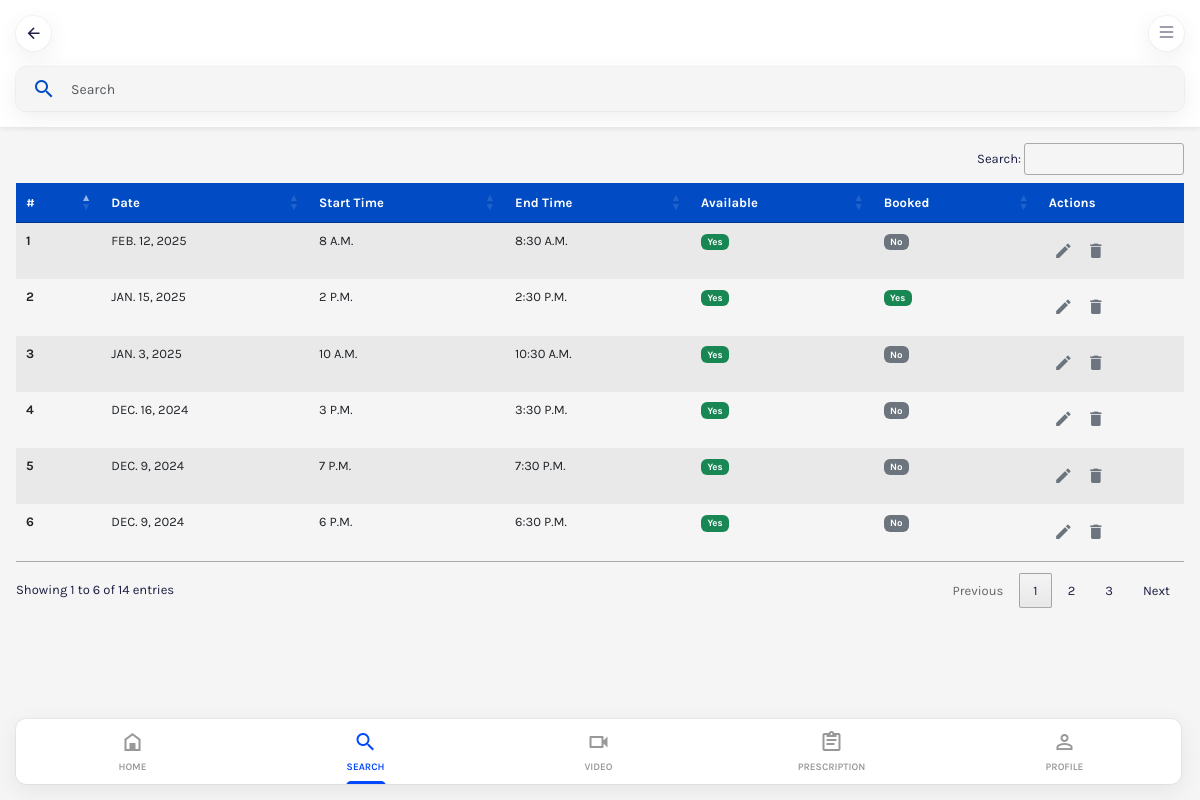
The app's page /doctors/list_slots/ (signed in) with its own data.
### patients/models.py (models this page shows, shortened)
class AppointmentSlot(models.Model):
    doctor = models.ForeignKey(DoctorProfile, on_delete=models.CASCADE, related_name="available_slots")
    date = models.DateField()
    start_time = models.TimeField()
    end_time = models.TimeField()
    is_available = models.BooleanField(default=True)
    is_booked = models.BooleanField(default=False)
    in_progress = models.BooleanField(default=False)
    created_at = models.DateTimeField(auto_now_add=True)
    updated_at = models.DateTimeField(auto_now=True)
    room_id = models.CharField(max_length=255, blank=True, null=True)
    class Meta:
        unique_together = ('doctor', 'date', 'start_time')

### doctors/views.py (the view, shortened to what this page needs)
# urls.py: path('list_slots/', SlotListView.as_view(), name='list_slots'),
class SlotListView(DoctorLoginRequiredMixin, TemplateView):
    template_name ='list_slots.html'
    def get(self, request, *args, **kwargs):
        query = request.GET.get('q', '').strip().lower()
        doctor = get_object_or_404(DoctorProfile, user=self.request.user)
        slots = AppointmentSlot.objects.filter(doctor=doctor).order_by('-date', '-start_time')
        return self.render_to_response({'slots': slots, 'query': query})

### accounts/mixins.py (called while the page is built)
    def dispatch(self, request, *args, **kwargs):
        if not request.user.groups.filter(name='Doctor').exists():
            raise PermissionDenied
        return super().dispatch(request, *args, **kwargs)

### doctors/templates/list_slots.html (shortened to what this page needs)
{% extends 'base.html' %}
{% block content %}
{% load static %}
   <link rel="stylesheet" type="text/css" href="https://cdn.datatables.net/1.13.6/css/jquery.dataTables.min.css">
<body class="bg-light">
   <div class="select-area d-flex flex-column vh-100">
      <div class="bg-white shadow-sm">
         <div class="d-flex align-items-center justify-content-between mb-auto p-3 osahan-header">
            <div class="d-flex align-items-center gap-2 me-auto">
               <a href="{% url 'doctor_home' %}" class="text-dark bg-white shadow rounded-circle icon">
                  <span class="mdi mdi-arrow-left mdi-18px"></span>
               </a>
            </div>
            <div class="d-flex align-items-center gap-3">
               <a class="toggle text-muted d-flex align-items-center justify-content-center fs-5 bg-white shadow rounded-circle icon" href="#"><i
                     class="bi bi-list"></i></a>
            </div>
         </div>
         <div class="px-3 pb-3">
            <form method="get" action="{% url 'list_slots' %}">
               <div class="input-group rounded-4 shadow overflow-hidden border-0 py-1 ps-3 bg-light">
                  <span class="input-group-text bg-transparent text-muted border-0 p-0" id="search"><span class="mdi mdi-magnify mdi-24px text-primary"></span></span>
                  <input type="text" name="q" value="{{ query }}" class="form-control bg-transparent text-muted border-0 px-3 fs-14" placeholder="Search" aria-label="Search" aria-describedby="search">
               </div>
            </form>
         </div>
      </div>
      <div class="vh-100 my-auto overflow-auto body-fix-osahan-footer">
        <div class="table-responsive px-3 mt-3">
            <table class="table table-striped table-hover" id="slotsTable">
               <thead class="bg-primary text-white">
                  <tr>
                     <th scope="col">#</th>
                     <th scope="col">Date</th>
                     <th scope="col">Start Time</th>
                     <th scope="col">End Time</th>
                     <th scope="col">Available</th>
                     <th scope="col">Booked</th>
                     <th scope="col">Actions</th>
                  </tr>
               </thead>
               <tbody>
                {% for slot in slots %}
                  <tr>
                     <th scope="row">{{ forloop.counter }}</th>
                     <td class="text-uppercase">{{ slot.date }}</td>
                     <td class="text-uppercase">{{ slot.start_time }}</td>
                     <td class="text-uppercase">{{ slot.end_time }}</td>
                     <td>
                        {% if slot.is_available %}
                        <span class="badge bg-success">Yes</span>
                        {% else %}
                        <span class="badge bg-secondary">No</span>
                        {% endif %}
                     </td>
                     <td>
                        {% if slot.is_booked %}
                        <span class="badge bg-success">Yes</span>
                        {% else %}
                        <span class="badge bg-secondary">No</span>
                        {% endif %}
                     </td>
                     <td>
                        <a href="#" class="icon-btn"><i class="mdi mdi-pencil"></i></a>
                        <button class="icon-btn"><i class="mdi mdi-delete"></i></button>
                     </td>
                  </tr>
                {% endfor %}
               </tbody>
            </table>
         </div>
      </div>
      <div class="footer mt-auto p-3 fix-osahan-footer">
        <div
           class="d-flex align-items-center justify-content-between rounded-4 shadow overflow-hidden bottom-nav-main">
           <a href="{% url 'doctor_home' %}" class="col footer-bottom-nav">
              <span class="mdi mdi-home-variant-outline mdi-24px"></span>
              <span>Home</span>
           </a>
           <a href="{% url 'list_slots' %}" class="col footer-bottom-nav active">
              <span class="mdi mdi-magnify mdi-24px"></span>
              <span>Search</span>
           </a>
           <a href="{% url 'doctor_video_page' %}" class="col footer-bottom-nav">
              <span class="mdi mdi-video-outline mdi-24px"></span>
              <span>Video</span>
           </a>
           <a href="{% url 'prescription_page' %}" class="col footer-bottom-nav">
               <span class="mdi mdi-clipboard-text-outline mdi-24px"></span>
               <span>Prescription</span>
            </a>
           <a href="{% url 'doctor_profile_page' %}" class="col footer-bottom-nav">
              <span class="mdi mdi-account-outline mdi-24px"></span>
              <span>Profile</span>
           </a>
        </div>
     </div>
   </div>
{% endblock %}

### accounts/templates/base.html (shortened to what this page needs)
{% load static %}
<!DOCTYPE html>
<html lang="en">
   <head>
      <link rel="stylesheet" href="{% static 'vender/bootstrap/css/bootstrap.min.css' %}">
      <link rel="stylesheet" href="https://cdn.jsdelivr.net/npm/bootstrap-icons@1.10.3/font/bootstrap-icons.css">
      <link rel="stylesheet" href="{% static 'vender/sidebar/demo.css' %}">
      <link rel="stylesheet" href="{% static 'vender/slick/slick/slick.css' %}" />
      <link rel="stylesheet" href="{% static 'vender/slick/slick/slick-theme.css' %}" />
      <link rel="stylesheet" href="{% static 'vender/materialdesign/css/materialdesignicons.min.css' %}">
      <link rel="stylesheet" href="{% static 'css/style.css' %}">
   </head>
<body>
{% block content %}
{% endblock %}
</body>
</html>

### static/vender/sidebar/demo.css (style rules this page uses)
.hc-nav-trigger.hc-nav-1, .hc-nav-trigger { display: none; }
.hc-nav-trigger { font-size: 26px; color: #22252a; }

### static/css/style.css (style rules this page uses)
:root { --dark: #1b1e42; --primary: #014CC4; --light-primary: #01BDF3; --lighter-primary: #598fff; --lighter-primary-opacity: #e9f2ff; --secondary: #595f73; --light: #f5f5f5; --success: #3dae14; --light-success: #93cf88; --warning: #fdbe00; --light-warning: #fbf2d9; --orange: #FF8811; --light-orange: #f8efea; }
body { font-family: 'Karla', sans-serif; color: var(--dark); font-size: 13px; }
.text-dark { color: var(--dark) !important; }
.text-primary { color: var(--primary) !important; }
.bg-light { background-color: var(--light) !important; }
.bg-primary { background-color: var(--primary) !important; }
.text-muted { color: var(--secondary) !important; }
a { text-decoration: none; }
.form-control { box-shadow: none !important; }
.rounded-4, .form-control { border-radius: 10px !important; }
.fs-14 { font-size: 14px; }
.fix-osahan-footer { position: absolute; bottom: 0; left: 0; right: 3px; }
.shadow { box-shadow: rgb(0 0 0 / 7%) 0px 6px 24px 0px, rgb(0 0 0 / 4%) 0px 0px 0px 1px !important; }
.body-fix-osahan-footer { padding-bottom: 82px; }
.footer-bottom-nav { text-align: center; display: flex; align-items: center; flex-direction: column; color: #989898; padding: 5px 0 9px 0; position: relative; }
.footer-bottom-nav span { font-size: 10px; font-weight: 600; text-transform: uppercase; }
.footer-bottom-nav.active { color: #0148ff; }
.footer-bottom-nav.active:after { content: ""; width: 40px; height: 10px; background: #0148ff; border-radius: 50px; position: absolute; bottom: -7px; }
.bottom-nav-main { background: #fff; }
.icon { min-width: 35px; width: 35px; height: 35px; display: flex; align-items: center; justify-content: center; }

### doctors/templates/list_slots.html (style rules this page uses)
.icon-btn { background: none; border: none; color: #6c757d; font-size: 1.2rem; cursor: pointer; padding: 5px; transition: color 0.2s ease; }
.icon-btn i { vertical-align: middle; }
.text-uppercase { text-transform: uppercase; }
.tbody, td, tfoot, th, thead, tr { border-style: none; }

### records on screen
AppointmentSlot: date "FEB. 12, 2025", start_time "8 A.M.", end_time "8:30 A.M.", is_available "Yes", is_booked "No"
AppointmentSlot: date "JAN. 15, 2025", start_time "2 P.M.", end_time "2:30 P.M.", is_available "Yes", is_booked "Yes"
AppointmentSlot: date "JAN. 3, 2025", start_time "10 A.M.", end_time "10:30 A.M.", is_available "Yes", is_booked "No"
AppointmentSlot: date "DEC. 16, 2024", start_time "3 P.M.", end_time "3:30 P.M.", is_available "Yes", is_booked "No"
AppointmentSlot: date "DEC. 9, 2024", start_time "7 P.M.", end_time "7:30 P.M.", is_available "Yes", is_booked "No"
AppointmentSlot: date "DEC. 9, 2024", start_time "6 P.M.", end_time "6:30 P.M.", is_available "Yes", is_booked "No"
